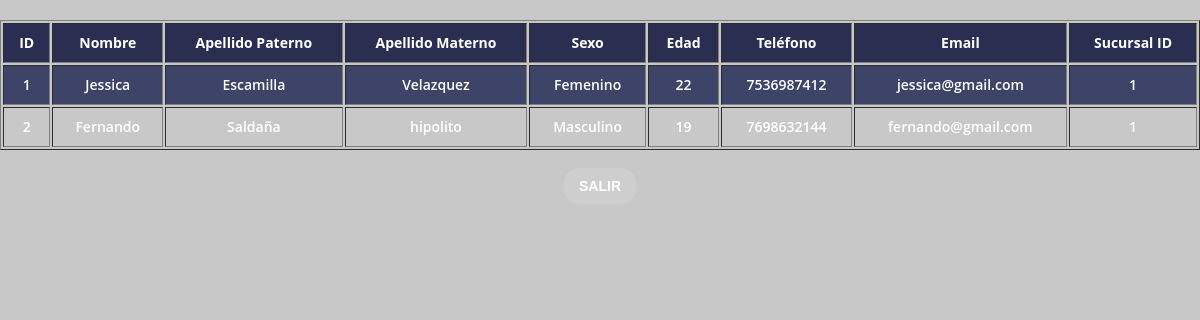
Page /informacionclientes.php (signed in) on the committed database.
### tables this page shows
CREATE TABLE `empleado` (
  `id` int(11) NOT NULL,
  `nombre` varchar(100) NOT NULL,
  `apaterno` varchar(100) NOT NULL,
  `amaterno` varchar(100) NOT NULL,
  `sexo` varchar(100) NOT NULL,
  `edad` int(11) NOT NULL,
  `tel` varchar(20) DEFAULT NULL,
  `email` varchar(100) DEFAULT NULL,
  `contrasena` varchar(100) DEFAULT NULL,
  `pregunta` varchar(50) NOT NULL,
  `respuesta` varchar(50) NOT NULL,
  `sucursal_id` int(11) DEFAULT NULL
);

### informacionclientes.php (the view, shortened to what this page needs)
<!DOCTYPE html>
<html xmlns="http://www.w3.org/1999/xhtml">
<head>
</head>
<body>
    <?php
    $servidor = 'localhost';
    $usuario = 'root';
    $contrasena = '';
    $base_datos = 'registroclinico';
    $conexion = new mysqli($servidor, $usuario, $contrasena, $base_datos);
    $sql = "SELECT * FROM empleado WHERE sucursal_id = 1";
    $result = $conexion->query($sql);
    if ($result->num_rows > 0) {
        echo "<table class='tabla-empleados' border='1'>";
        echo "<tr>";
        echo "<th>ID</th>";
        echo "<th>Nombre</th>";
        echo "<th>Apellido Paterno</th>";
        echo "<th>Apellido Materno</th>";
        echo "<th>Sexo</th>";
        echo "<th>Edad</th>";
        echo "<th>Teléfono</th>";
        echo "<th>Email</th>";
        echo "<th>Sucursal ID</th>";
        echo "</tr>";
        while ($row = $result->fetch_assoc()) {
            echo "<tr>";
            echo "<td>" . $row["id"] . "</td>";
            echo "<td>" . $row["nombre"] . "</td>";
            echo "<td>" . $row["apaterno"] . "</td>";
            echo "<td>" . $row["amaterno"] . "</td>";
            echo "<td>" . $row["sexo"] . "</td>";
            echo "<td>" . $row["edad"] . "</td>";
            echo "<td>" . $row["tel"] . "</td>";
            echo "<td>" . $row["email"] . "</td>";
            echo "<td>" . $row["sucursal_id"] . "</td>";
            echo "</tr>";
        }
        echo "</table>";
    } else {
        echo "0 resultados";
    }
    ?>
    <br>
    <div>
        <center><button class="button" onclick="location.href='principaladministrador.php'">Salir</button></center>
    </div>
</body>
</html>

### informacionclientes.php (style rules this page uses)
body { margin: 0; color: #6a6f8c; background: #c8c8c8; font: 600 16px/18px 'Open Sans', sans-serif; }
.button { background: rgba(255, 255, 255, 0.1); border: none; padding: 10px 15px; border-radius: 15px; color: #fff; font-weight: bold; text-transform: uppercase; cursor: pointer; transition: background 0.3s ease; font-size: 14px; }
.tabla-empleados { width: 100%; margin-top: 20px; color: #fff; font-size: 14px; }
.tabla-empleados th, .tabla-empleados td { padding: 10px; text-align: center; }
.tabla-empleados th { background-color: #2a2f52; font-weight: bold; }
.tabla-empleados tr:nth-child(even) { background-color: #3e4467; }

### rows in the picture
empleado: id "1", nombre "Jessica", apaterno "Escamilla", amaterno "Velazquez", sexo "Femenino", edad "22", tel "7536987412", email "jessica@gmail.com", sucursal "1"
empleado: id "2", nombre "Fernando", apaterno "Saldaña", amaterno "hipolito", sexo "Masculino", edad "19", tel "7698632144", email "fernando@gmail.com", sucursal "1"
